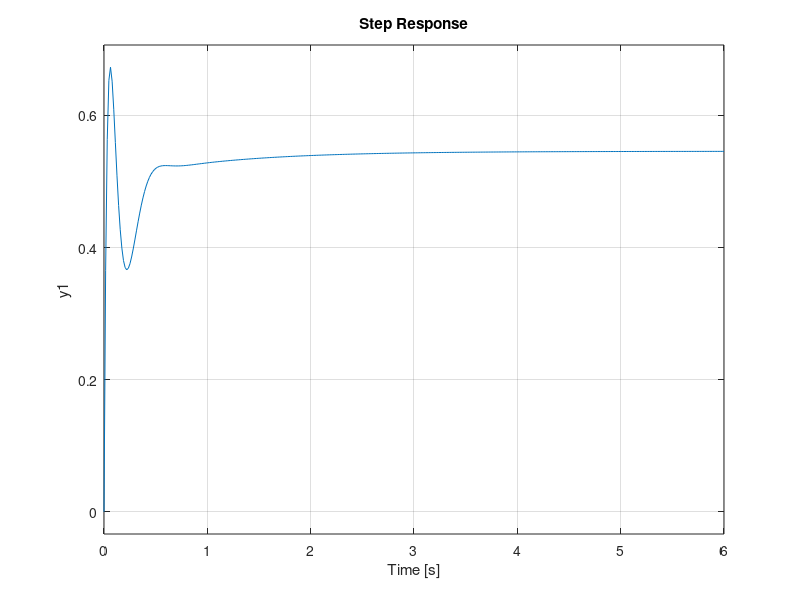

The MATLAB script that drew this image:
%Tina Gholamy 9523091
%HW 5
%Question 4 part c
%original system:
clc
clear
close all

%% Transfer Function

s = tf('s');
T = (30.01 * (s + 1.09)*(s*s + 7.4*s + 66.73)) / ((s*s + 21*s + 20) * (s*s + 20*s + 200));

% or:
% num = 30.01 * (s + 1.09)*(s*s + 7.4*s + 66.73);
% den = (s*s + 21*s + 20) * (s*s + 20*s + 200);
% tr(num , den);

%% Step Response

step(T)